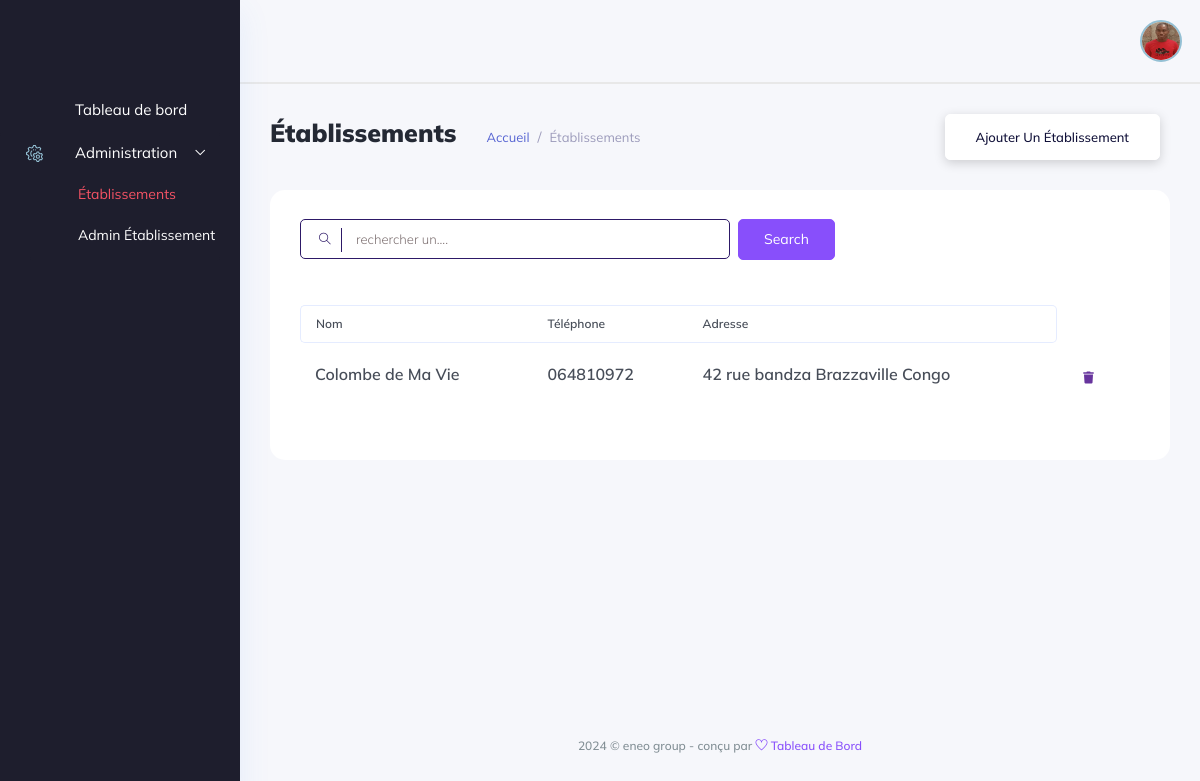
The app's page /établissements/ (signed in), older data.
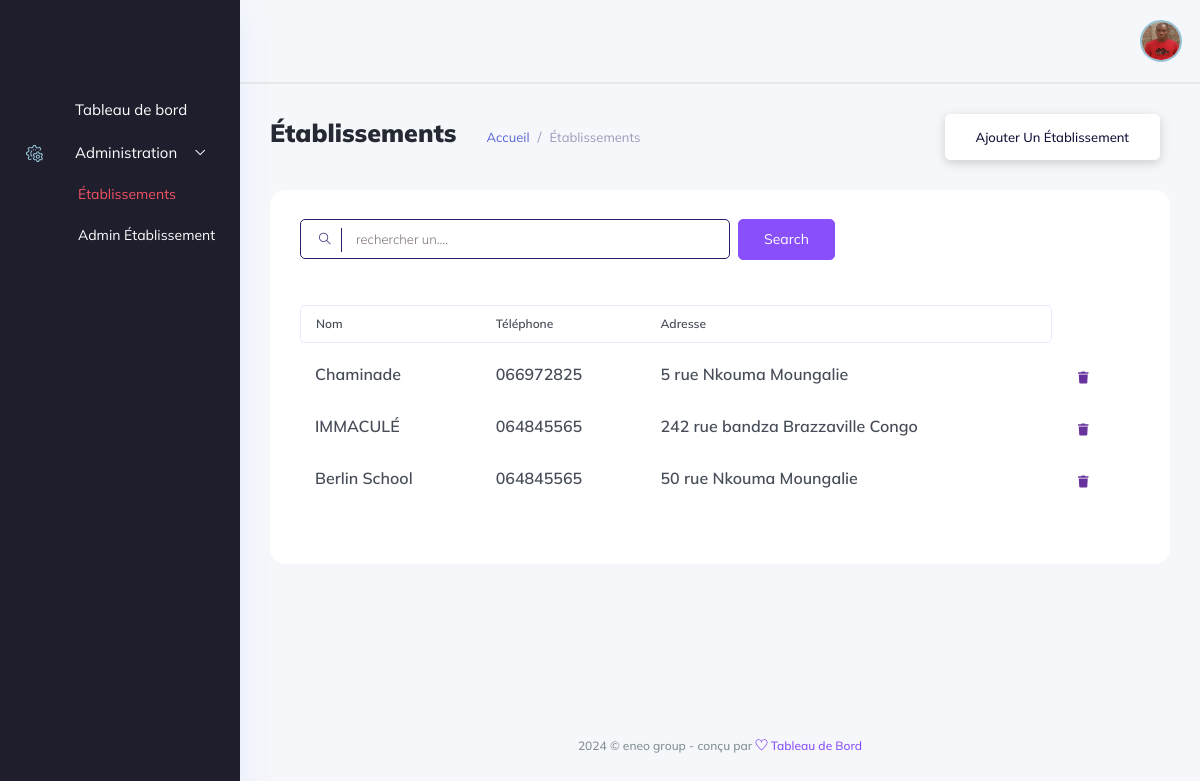
The same page, newer data.
### backend/models/gestion_ecole.py (models this page shows, shortened)
class Etablishment(models.Model):
    name = models.CharField(max_length=120)
    tel = models.CharField(max_length=20)
    address = models.CharField(max_length=100)
    social_address = models.CharField(max_length=100, blank=True, null=True)
    email = models.EmailField(max_length=200, blank=True, null=True)
    bulletin_foot = models.CharField(max_length=50, blank=True, null=True)
    currency = models.CharField(max_length=50, choices=currencies, blank=True, null=True)
    système = models.CharField(max_length=50, choices=systemes, blank=True, null=True)
    status_fees = models.CharField(max_length=50, choices=statues, blank=True, null=True)
    subscription_fees = models.IntegerField(default=1000, blank=True, null=True)
    month = models.IntegerField(default=9, blank=True, null=True)
    re_registration_fees = models.IntegerField(default=800, blank=True, null=True)

### administration/views.py (called while the page is built)
    def dispatch(self,request, *args, **kwargs):
        if not request.user.is_authenticated or not request.user.is_admin:
            return redirect('backend:login')
        return super().dispatch(request, *args, **kwargs)

    def get(self, request, *args, **kwargs):
        schools = Etablishment.objects.all()
        return render(request, template_name=self.template_name, context={'schools':schools})

### administration/templates/administration/schools/schools.html (shortened to what this page needs)
{% extends '../base.html' %}
{% load static %}
{% block content %}
<div class="main_content_iner overly_inner ">
    <div class="container-fluid p-0 ">
        <div class="row">
            <div class="col-12">
                <div class="page_title_box d-flex flex-wrap align-items-center justify-content-between">
                    <div class="page_title_left d-flex align-items-center">
                        <h3 class="f_s_25 f_w_700 dark_text mr_30">Établissements</h3>
                        <ol class="breadcrumb page_bradcam mb-0">
                            <li class="breadcrumb-item"><a class='text-primary' href='{% url "administration:index" %}'> Accueil</a></li>
                            <li class="breadcrumb-item"><a>Établissements</a></li>
                        </ol>
                    </div>
                    <div class="page_title_right">
                        <div class="page_date_button d-flex align-items-center">
                            <a href='{% url "administration:add_school" %}' class="white_btn3">Ajouter un établissement</a>
                        </div>
                    </div>
                </div>
            </div>
        </div>
        <div class="row">
            <div class="col-lg-12">
                <div class="white_card card_height_100 mb_30 pt-4">
                    <div class="white_card_body">
                        <div class="QA_section">
                            <div class="white_box_tittle list_header">
                                <div class="box_right d-flex lms_block">
                                    <div class="serach_field_2">
                                        <div class="search_inner">
                                            <form Active="#">
                                                <div class="search_field">
                                                    <input type="text" id="searchInput" placeholder="rechercher un....">
                                                </div>
                                                <button type="submit"> <i class="ti-search"></i> </button>
                                            </form>
                                        </div>
                                    </div>
                                    <div class="add_button ms-2">
                                        <a href="#" data-toggle="modal" data-target="#addcategory" class="btn_1">search</a>
                                    </div>
                                </div>
                            </div>
                            <div class="QA_table mb_30">
                                <table id="dataTable" class="table lms_table_active ">
                                    <thead>
                                        <tr>
                                            <th scope="col">Nom</th>
                                            <th scope="col">Téléphone</th>
                                            <th scope="col">Adresse</th>
                                        </tr>
                                    </thead>
                                    <tbody id="elementList">
                                        {% for school in schools %}
                                            <tr data-id="{{ school.id }}">
                                                <td><h6> {{ school.name }} </h6></td>
                                                <td><h6> {{ school.tel }} </h6></td>
                                                <td><h6> {{ school.address }} </h6></td>
                                                <td>
                                                    <div class="action_btns d-flex">
                                                        <a href="#" onclick="deleteSchool({{ school.id }})" class="action_btn"> <i class="fas fa-trash"></i> </a>
                                                    </div>
                                                </td>
                                            </tr>
                                        {% endfor %}
                                    </tbody>
                                </table>
                            </div>
                        </div>
                    </div>
                </div>
            </div>
        </div>
    </div>
</div>
{% endblock content %}

### administration/templates/administration/base.html (shortened to what this page needs)
<!DOCTYPE html>
{% load static %}
<html lang="fr">
<head>
    <link rel="stylesheet" href="{% static 'css/bootstrap1.min.css' %}" />
    <link rel="stylesheet" href="{% static 'vendors/themefy_icon/themify-icons.css' %}" />
    <link rel="stylesheet" href="{% static 'vendors/niceselect/css/nice-select.css' %}" />
    <link rel="stylesheet" href="{% static 'vendors/owl_carousel/css/owl.carousel.css' %}" />
    <link rel="stylesheet" href="{% static 'vendors/gijgo/gijgo.min.css' %}" />
    <link rel="stylesheet" href="{% static 'vendors/font_awesome/css/all.min.css' %}" />
    <link rel="stylesheet" href="{% static 'vendors/tagsinput/tagsinput.css' %}" />
    <link rel="stylesheet" href="{% static 'vendors/datepicker/date-picker.css' %}" />
    <link rel="stylesheet" href="{% static 'vendors/vectormap-home/vectormap-2.0.2.css' %}" />
    <link rel="stylesheet" href="{% static 'vendors/scroll/scrollable.css' %}" />
    <link rel="stylesheet" href="{% static 'vendors/datatable/css/jquery.dataTables.min.css' %}" />
    <link rel="stylesheet" href="{% static 'vendors/datatable/css/responsive.dataTables.min.css' %}" />
    <link rel="stylesheet" href="{% static 'vendors/datatable/css/buttons.dataTables.min.css' %}" />
    <link rel="stylesheet" href="{% static 'vendors/text_editor/summernote-bs4.css' %}" />
    <link rel="stylesheet" href="{% static 'vendors/morris/morris.css' %}">
    <link rel="stylesheet" href="{% static 'vendors/material_icon/material-icons.css' %}" />
    <link rel="stylesheet" href="{% static 'css/metisMenu.css' %}">
    <link rel="stylesheet" href="{% static 'css/style1.css' %}" />
    <link rel="stylesheet" href="{% static 'css/colors/default.css' %}" id="colorSkinCSS">
</head>
<body class="crm_body_bg">
    <nav class="sidebar dark_sidebar">
        <div class="logo d-flex justify-content-between">
        </div>
        <ul id="sidebar_menu">
            <li class>
                <a href='{% url "administration:index" %}' aria-expanded="false">
                    <div class="nav_icon_small">
                    </div>
                    <div class="nav_title">
                        <span>Tableau de bord</span>
                    </div>
                </a>
            </li>
            <li class>
                <a class="has-arrow" href="#" aria-expanded="false">
                    <div class="nav_icon_small">
                        <img src="{% static 'img/menu-icon/18.svg' %}" alt>
                    </div>
                    <div class="nav_title">
                        <span>Administration </span>
                    </div>
                </a>
                <ul>
                    <li><a href='{% url "administration:schools" %}'>Établissements</a></li>
                    <li><a href='{% url "administration:user_school" %}'>Admin Établissement</a></li>
                </ul>
            </li>
        </ul>
    </nav>
    <section class="main_content dashboard_part large_header_bg">
        <div class="container-fluid g-0">
            <div class="row">
                <div class="col-lg-12 p-0 ">
                    <div class="header_iner d-flex justify-content-between align-items-center">
                        <div class="header_right d-flex justify-content-between align-items-center">
                            <div class="profile_info">
                                <img src="{% static 'img/membre.jpg' %}" width="50" height="50" alt="#">
                            </div>
                        </div>
                    </div>
                </div>
            </div>
        </div>
        {% block content %}{% endblock %}
        <div class="footer_part">
            <div class="container-fluid">
                <div class="row">
                    <div class="col-lg-12">
                        <div class="footer_iner text-center">
                            <p>{% now "Y" %} © eneo group - conçu par <a href="#"> <i class="ti-heart"></i> </a><a href="#"> Tableau de Bord</a></p>
                        </div>
                    </div>
                </div>
            </div>
        </div>
    </section>
</body>
</html>

### elimu_school/static/css/metisMenu.css (style rules this page uses)
.metismenu .has-arrow { position:relative }
.metismenu .has-arrow::after { position:absolute;content:'';transform:rotate(-90deg) translate(0,-50%);transform-origin:top;top:50%;transition:all .3s ease-out;right:40px;content:"\e64b";font-family:themify;color:#a5adc6;font-weight:600;font-size:14px }
.metismenu .mm-active>.has-arrow::after,.metismenu .has-arrow[aria-expanded=true]::after { transform:rotate(180deg) translate(0,-50%) }

Row changes from the older to the newer data that the page shows:
removed Etablishment: name "Colombe de Ma Vie", tel "064810972", address "42 rue bandza Brazzaville Congo"
added Etablishment: name "Chaminade", tel "066972825", address "5 rue Nkouma Moungalie"
added Etablishment: name "IMMACULÉ", tel "064845565", address "242 rue bandza Brazzaville Congo"
added Etablishment: name "Berlin School", tel "064845565", address "50 rue Nkouma Moungalie"
